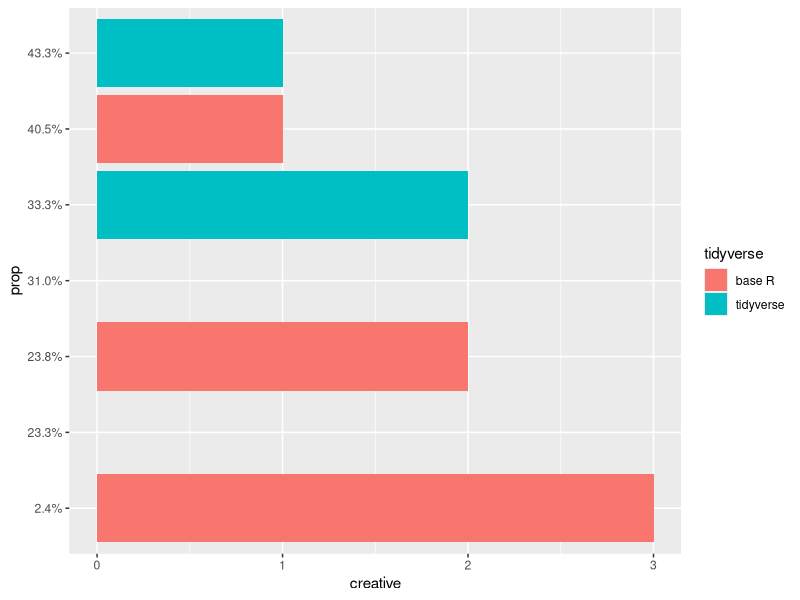
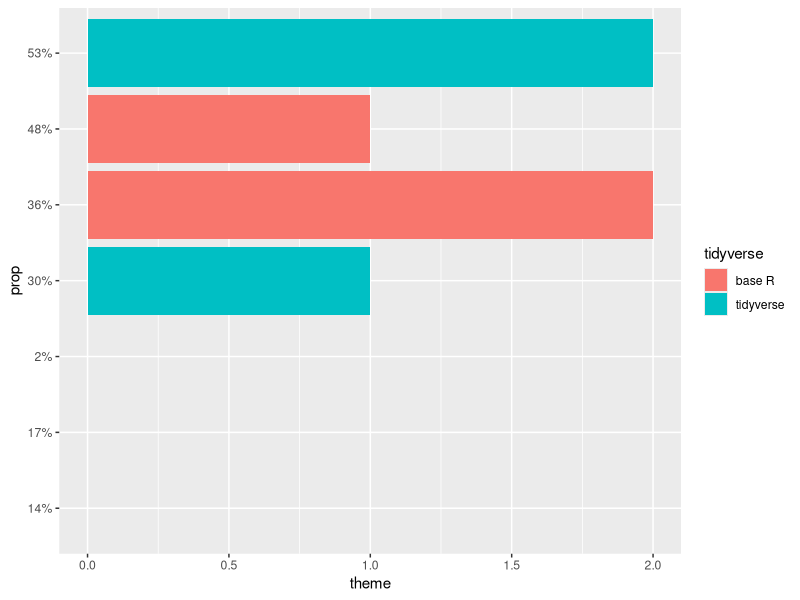
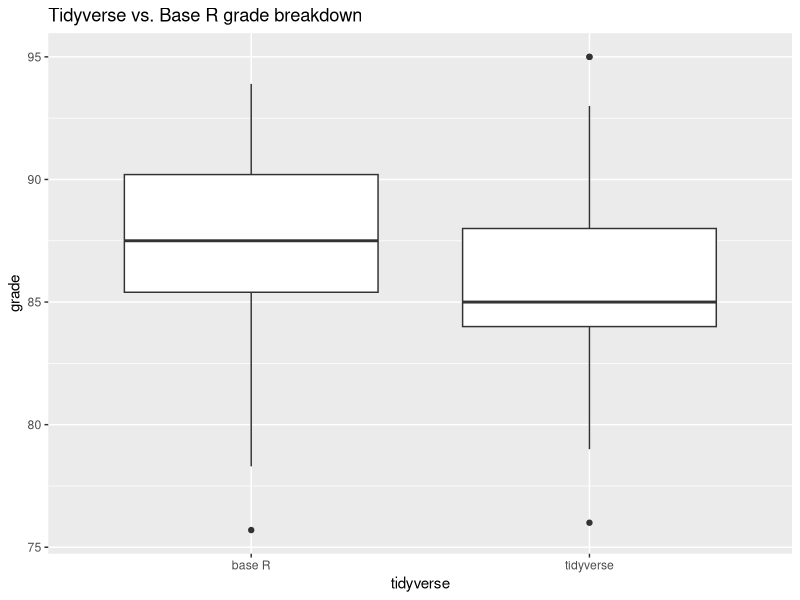
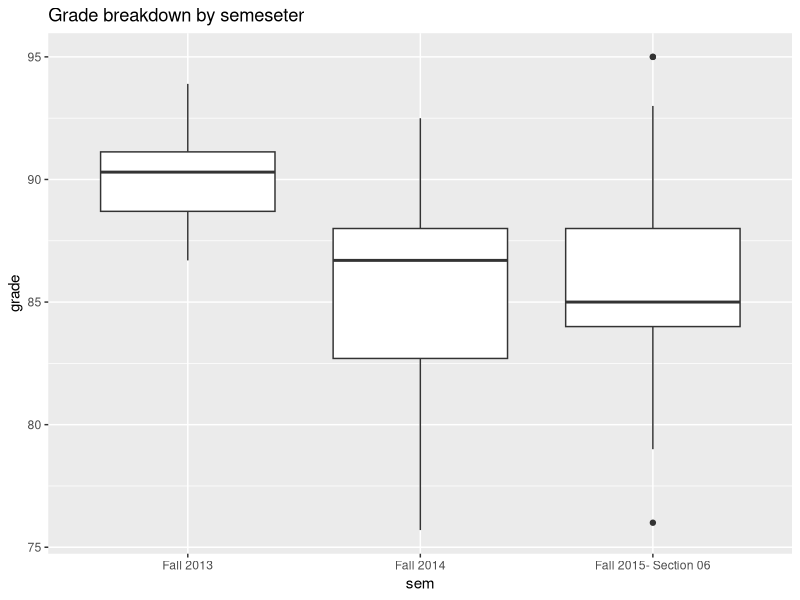

Here is the R script that generated these plots, in order:
## ---- chunk 1
library(scales)
library(tidyverse)
library(knitr)
library(reshape2)
project <- read_csv("Tidylearn Thesis Data - Sheet1.csv", na = c("", "?", "NA"))
## ---- chunk 2
project <- project %>%
  mutate(tidyverse = ifelse(tidyverse == 0, "base R", "tidyverse"))


project$sub_analysis[is.na(project$sub_analysis)] <- 0
## ---- chunk 3
project <- project %>% 
  mutate(
    creative = create_new_var + change_var + sub_analysis + sub_data, 
    theme = eda_theme + rel_data
    )

#make rest of relevant variables to yes and no, can't figure out how to do it in
#one line
project <- project %>%
  mutate(create_new_var = ifelse(create_new_var == 0, "no", "yes")) %>%
  mutate(change_var = ifelse(change_var == 0, "no", "yes")) %>%
  mutate(sub_analysis = ifelse(sub_analysis == 0, "no", "yes")) %>%
  mutate(sub_data = ifelse(sub_data == 0, "no", "yes")) %>%
  mutate(viz_mult_mak = ifelse(viz_mult_mak == 0, "no", "yes")) %>%
  mutate(viz_mult_interpret = ifelse(viz_mult_interpret == 0, "no", "yes")) %>%
  mutate(eda_theme = ifelse(eda_theme == 0, "no", "yes")) %>%
  mutate(rel_data = ifelse(rel_data == 0, "no", "yes")) %>%
  mutate(slr_fit = ifelse(slr_fit == 0, "no", "yes")) %>%
  mutate(mlr_fit = ifelse(mlr_fit == 0, "no", "yes")) %>%
  mutate(mlr_check_cond = ifelse(mlr_check_cond == 0, "no", "yes")) %>%
  mutate(prediction = ifelse(prediction == 0, "no", "yes")) %>%
  mutate(ht = ifelse(ht == 0, "no", "yes")) %>%
  mutate(ht_check_cond = ifelse(ht_check_cond == 0, "no", "yes"))
## ---- chunk 4
project %>%
  count(tidyverse) %>%
  kable()
## ---- chunk 5
project %>%
  group_by(tidyverse, creative) %>%
  summarise(n = n()) %>%
  mutate(prop = percent(n / sum(n))) %>%
  kable(knitr.kable.NA = TRUE)


creative_counts <- project %>%
  group_by(tidyverse, creative) %>%
  summarise(n = n()) %>%
  mutate(prop = percent(n / sum(n)))

ggplot(data = creative_counts, aes(x = creative, y = prop, fill = tidyverse)) +
  geom_bar(stat = "identity", position = position_dodge())
## ---- chunk 6
project %>%
  group_by(tidyverse, create_new_var) %>%
  summarise(n = n()) %>%
  mutate(proportion = percent(n / sum(n))) %>%
  filter(create_new_var == "yes") %>%
  kable()
## ---- chunk 7
project %>%
  group_by(tidyverse, change_var) %>%
  summarise(n = n()) %>%
  mutate(prop = percent(n / sum(n))) %>%
  filter(change_var == "yes") %>%
  kable()
## ---- chunk 8
project %>%
  group_by(tidyverse, sub_analysis) %>%
  summarise(n = n()) %>%
  mutate(prop = percent(n / sum(n))) %>%
  filter(sub_analysis == "yes") %>%
  kable()

## ---- chunk 9
project %>%
  group_by(tidyverse, sub_data) %>%
  summarise(n = n()) %>%
  mutate(prop = percent(n / sum(n))) %>%
  filter(sub_data == "yes") %>%
  kable()

## ---- chunk 10
project %>%
  group_by(tidyverse, theme) %>%
  summarise(n = n()) %>%
  mutate(prop = percent(n / sum(n))) %>%
  kable(knitr.kable.NA = TRUE)

project_counts <- project %>%
  group_by(tidyverse, theme) %>%
  summarise(n = n()) %>%
  mutate(prop = percent(n / sum(n)))

ggplot(data = project_counts, aes(x = theme, y = prop, fill = tidyverse)) +
  geom_bar(stat = "identity", position = position_dodge())
## ---- chunk 11
project %>%
  group_by(tidyverse, eda_theme) %>%
  summarise(n = n()) %>%
  mutate(prop = percent(n / sum(n))) %>%
  filter(eda_theme == "yes") %>%
  kable()
## ---- chunk 12
project %>%
  group_by(tidyverse, rel_data) %>%
  summarise(n = n()) %>%
  mutate(prop = percent(n / sum(n))) %>%
  filter(rel_data == "yes") %>%
  kable()
## ---- chunk 13
project %>%
  group_by(tidyverse) %>%
  summarise(mean(grade, na.rm = TRUE), sd(grade, na.rm = TRUE)) %>%
  kable(knitr.kable.NA = TRUE)

ggplot(project, aes(x = tidyverse, y = grade)) +
  geom_boxplot() + 
  ggtitle("Tidyverse vs. Base R grade breakdown")

project %>%
  group_by(sem) %>% 
  summarise(mean(grade, na.rm = TRUE), sd(grade, na.rm = TRUE)) %>%
  kable(knitr.kable.NA = TRUE)

ggplot(project, aes(x = sem, y = grade)) + 
  geom_boxplot() +
  ggtitle("Grade breakdown by semeseter")
